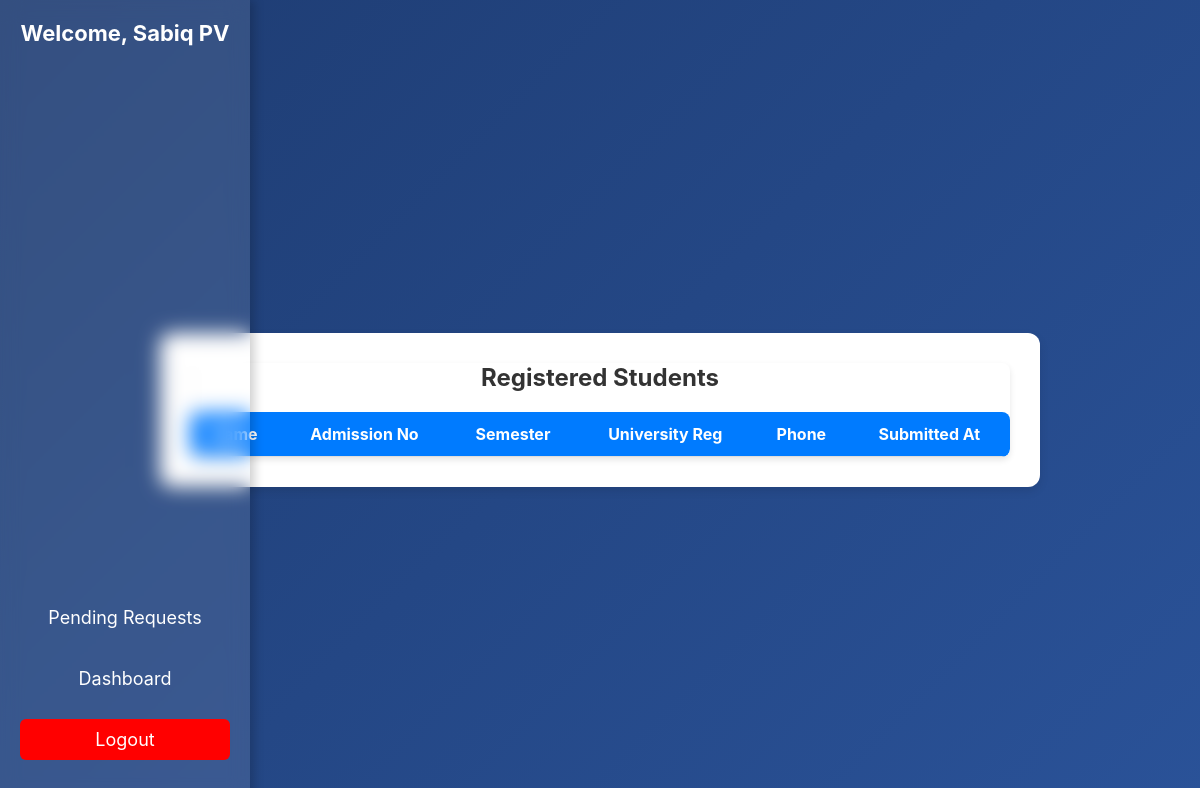
Before: /registeredStudents (signed in) with the older database file.
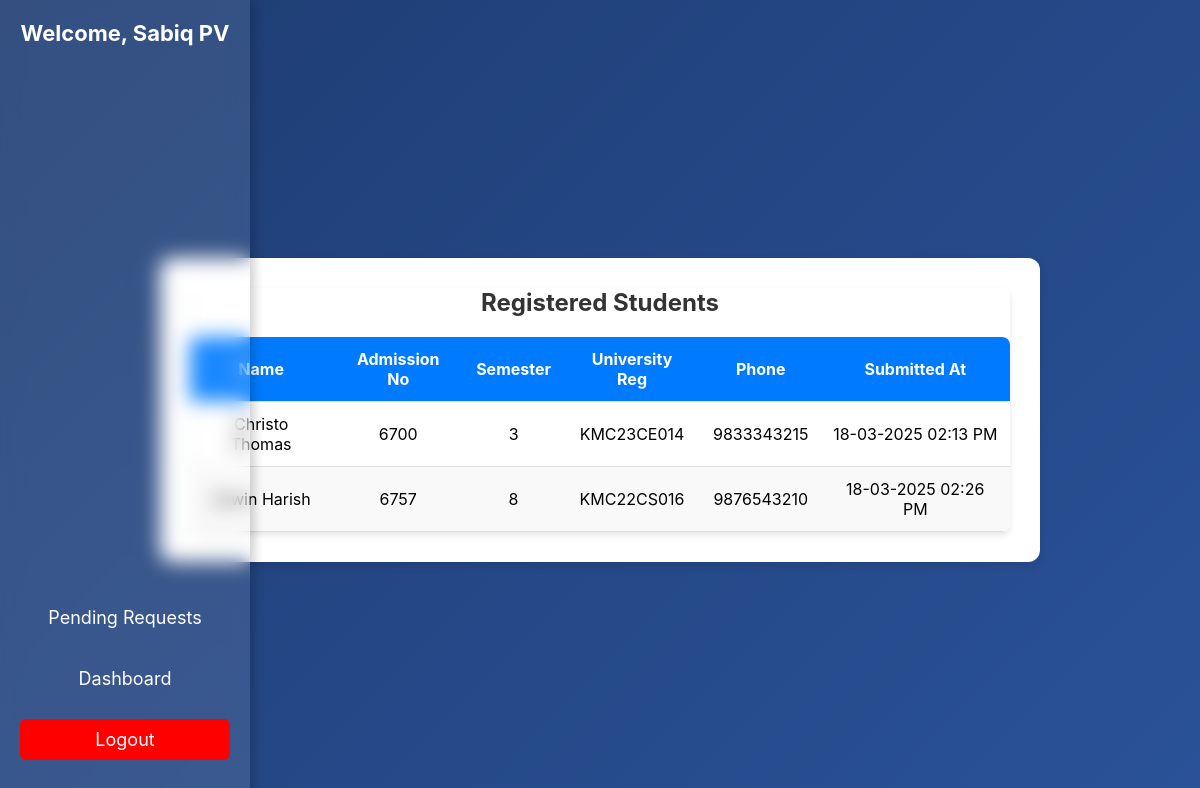
After: the same page with the newer database file.
### tables this page shows
CREATE TABLE Admin (
    id INTEGER PRIMARY KEY AUTOINCREMENT,
    name TEXT NOT NULL,
    email TEXT UNIQUE NOT NULL,
    role TEXT NOT NULL, 
    password TEXT NOT NULL
);

CREATE TABLE Students (
    AdmnNo INT PRIMARY KEY,
    Name VARCHAR(255) NOT NULL,
    Branch VARCHAR(100) NOT NULL,
    AdmYear YEAR NOT NULL, 
    Sem INT NOT NULL,
    UniReg VARCHAR(100) UNIQUE,
    RollNo VARCHAR(50) UNIQUE NOT NULL,
    Phone VARCHAR(15) UNIQUE NOT NULL,
    Email VARCHAR(255) UNIQUE NOT NULL,
    Hostel BOOLEAN NOT NULL
);

CREATE TABLE completedregistration (
     id INT AUTO_INCREMENT PRIMARY KEY,
     AdmnNo VARCHAR(20) NOT NULL UNIQUE,
     Status VARCHAR(20),
     SubmittedAt TIMESTAMP DEFAULT CURRENT_TIMESTAMP
 );

### app.py (the view)
@app.route('/registeredStudents')
def registeredStudents():
    if 'admin_id' not in session:
        flash("Please log in first!", "warning")
        return redirect(url_for('admin_login'))
    db = get_db_connection()
    db.row_factory = sqlite3.Row  # Fetch results as dictionaries
    cursor = db.cursor()
    cursor.execute("SELECT name, role FROM Admin WHERE id = ?", (session['admin_id'],))
    admin = cursor.fetchone()
    if not admin:
        flash("Admin not found!", "danger")
        return redirect(url_for('admin_login'))
    admin_name = admin['name']
    cursor.execute("""
        SELECT s.Name, s.AdmnNo, s.Sem, s.UniReg, s.Phone, c.SubmittedAt
        FROM completedregistration c
        JOIN Students s ON c.AdmnNo = s.AdmnNo
        WHERE c.Status = 'Approved'
    """)
    students = cursor.fetchall()
    formatted_students = []
    for student in students:
        formatted_students.append({
            "Name": student["Name"],
            "AdmnNo": student["AdmnNo"],
            "Sem": student["Sem"],
            "UniReg": student["UniReg"],
            "Phone": student["Phone"],
            "SubmittedAt": datetime.strptime(student["SubmittedAt"], '%Y-%m-%d %H:%M:%S').strftime('%d-%m-%Y %I:%M %p')
        })
    db.close()
    return render_template('registeredStudents.html', hod_name=admin_name, students=formatted_students)

### app.py (called while the page is built)
def get_db_connection():
    conn = sqlite3.connect('SemReg.db')
    conn.row_factory = sqlite3.Row
    return conn

### templates/registeredStudents.html (shortened to what this page needs)
<!DOCTYPE html>
<html lang="en">
<head>
    <link rel="stylesheet" href="{{ url_for('static', filename='styles.css') }}">
</head>
<body>
    <div class="sidebar">
        <h3>Welcome, {{ hod_name }}</h3>
        <ul>
            <li><a href="{{ url_for('pending_request') }}">Pending Requests</a></li>
            <li><a href="{{ url_for('registeredStudents') }}">Dashboard</a></li>
            <li><a href="{{ url_for('logout') }}" class="logout">Logout</a></li>
        </ul>
    </div>
    <div class="container">
        <div class="table-container">
            <h2>Registered Students</h2>
            <table>
                <thead>
                    <tr>
                        <th>Name</th>
                        <th>Admission No</th>
                        <th>Semester</th>
                        <th>University Reg</th>
                        <th>Phone</th>
                        <th>Submitted At</th>
                    </tr>
                </thead>
                <tbody>
                    {% for student in students %}
                    <tr>
                        <td>{{ student.Name }}</td>
                        <td>{{ student.AdmnNo }}</td>
                        <td>{{ student.Sem }}</td>
                        <td>{{ student.UniReg }}</td>
                        <td>{{ student.Phone }}</td>
                        <td>{{ student.SubmittedAt }}</td>
                    </tr>
                    {% endfor %}
                </tbody>
            </table>
        </div>
    </div>
</body>
</html>

### static/styles.css (style rules this page uses)
* { margin: 0; padding: 0; box-sizing: border-box; font-family: 'Inter', sans-serif; }
body { background: linear-gradient(135deg, #1e3c72, #2a5298); color: #fff; display: flex; justify-content: center; align-items: center; height: 100vh; }
.sidebar { background: rgba(255, 255, 255, 0.1); backdrop-filter: blur(10px); color: white; width: 250px; padding: 20px; height: 100vh; position: fixed; left: 0; top: 0; display: flex; flex-direction: column; justify-content: space-between; box-shadow: 4px 0 10px rgba(0, 0, 0, 0.2); }
.sidebar h3 { font-size: 22px; margin-bottom: 20px; text-align: center; }
.sidebar ul { list-style: none; padding: 0; }
.sidebar ul li { margin: 20px 0; text-align: center; }
.sidebar ul li a { color: white; text-decoration: none; font-size: 18px; display: block; padding: 10px; border-radius: 6px; transition: 0.3s; }
.logout { background: #dc3545; border-radius: 8px; }
h2 { font-size: 24px; margin-bottom: 20px; color: #081d32; text-align: center; }
.logout { background: red; }

### templates/registeredStudents.html (style rules this page uses)
body { font-family: Arial, sans-serif; background-color: #2d3e63; display: flex; flex-direction: column; align-items: center; padding-top: 20px; }
.container { background: #ffffff; padding: 30px; border-radius: 12px; box-shadow: 0 4px 10px rgba(0, 0, 0, 0.1); width: 880px; text-align: center; }
h2 { margin-bottom: 20px; color: #333; }
.table-container { overflow-x: auto; border-radius: 8px; box-shadow: 0 3px 6px rgba(0, 0, 0, 0.1); width: 100%; }
table { width: 100%; border-collapse: collapse; margin-top: 15px; border-radius: 8px; overflow: hidden; }
th, td { padding: 12px; text-align: center; color: black; border-bottom: 1px solid #ddd; }
th { background-color: #007bff; color: white; font-weight: bold; }
tr:nth-child(even) { background-color: #f9f9f9; }

Changed rows visible on the page:
added Students: Name "Christo Thomas", AdmnNo "6700", Sem "3", UniReg "KMC23CE014", Phone "9833343215", SubmittedAt "18-03-2025 02:13 PM"
now on this page (row edited): Students: Name "Aswin Harish", AdmnNo "6757", Sem "8", UniReg "KMC22CS016", Phone "9876543210", SubmittedAt "18-03-2025 02:26 PM"
